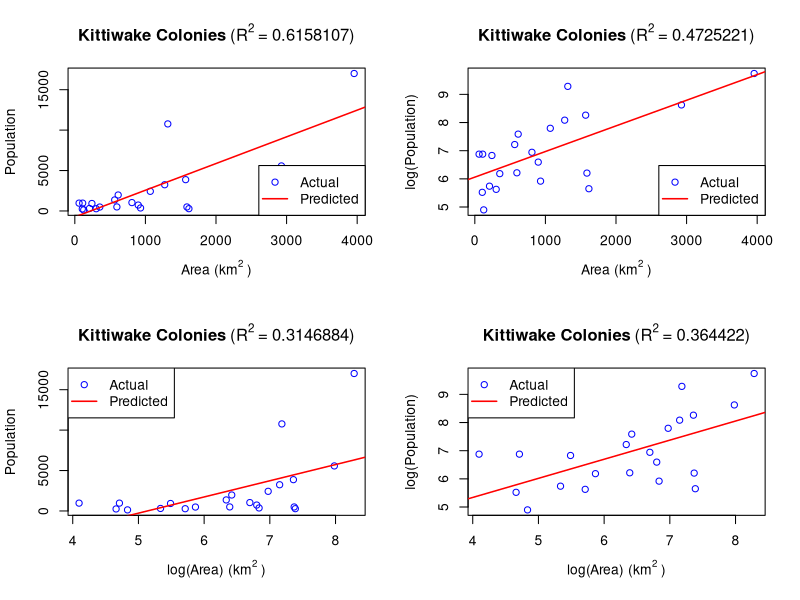

Write the R code that produced this figure.
kw<-read.table('kittiwak.txt', header=TRUE)

kdat1<-data.frame(Area=kw$Area, Population=kw$Population)
kdat2<-data.frame(Area=kw$Area, Population=log(kw$Population))
kdat3<-data.frame(Area=log(kw$Area), Population=kw$Population)
kdat4<-data.frame(Area=log(kw$Area), Population=log(kw$Population))

kdat1.lm<-lm(Population ~ Area, data=kdat1)
kdat2.lm<-lm(Population ~ Area, data=kdat2)
kdat3.lm<-lm(Population ~ Area, data=kdat3)
kdat4.lm<-lm(Population ~ Area, data=kdat4)

par(mfrow=c(2,2))

plot(kdat1, col='blue', xlab=NA, ylab=NA)
abline(kdat1.lm, col='red', lwd=1.5)
title(bquote(bold('Kittiwake Colonies')~'(R'^2~'='~.(summary(kdat1.lm)$r.squared)*')'),
      xlab=expression(paste("Area (km"^"2"~")")), ylab="Population")
legend('bottomright', c("Actual", "Predicted"),
       lwd=c(1, 1.5),col=c('blue','red'),
       lty=c(NA, 1), pch=c(1, NA))

plot(kdat2, col='blue', xlab=NA, ylab=NA)
abline(kdat2.lm, col='red', lwd=1.5, untf=TRUE)
title(bquote(bold('Kittiwake Colonies')~'(R'^2~'='~.(summary(kdat2.lm)$r.squared)*')'),
      xlab=expression(paste("Area (km"^"2"~")")), ylab="log(Population)")
legend('bottomright', c("Actual", "Predicted"),
       lwd=c(1, 1.5),col=c('blue','red'),
       lty=c(NA, 1), pch=c(1, NA))

plot(kdat3, col='blue', xlab=NA, ylab=NA)
abline(kdat3.lm, col='red', lwd=1.5)
title(bquote(bold('Kittiwake Colonies')~'(R'^2~'='~.(summary(kdat3.lm)$r.squared)*')'),
      xlab=expression("log(Area) (km"^"2"~")"), ylab="Population")
legend('topleft', c("Actual", "Predicted"),
       lwd=c(1, 1.5),col=c('blue','red'),
       lty=c(NA, 1), pch=c(1, NA))

plot(kdat4, col='blue', xlab=NA, ylab=NA)
abline(kdat4.lm, col='red', lwd=1.5)
title(bquote(bold('Kittiwake Colonies')~'(R'^2~'='~.(summary(kdat4.lm)$r.squared)*')'),
      xlab=expression(paste("log(Area) (km"^"2"~")")), ylab="log(Population)")
legend('topleft', c("Actual", "Predicted"),
       lwd=c(1, 1.5),col=c('blue','red'),
       lty=c(NA, 1), pch=c(1, NA))
